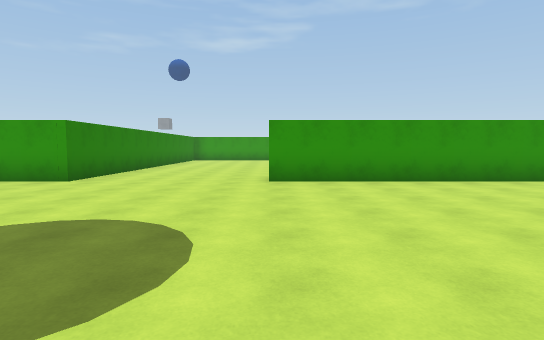
View 1 (above)

24 first-person views from a walk through a Unity game level. The camera is 1.5 m above the floor, tilts 4° down and sees 80° across. The floor is counted in squares, 2 m on a side. Each view is taken from the middle of a square. On the plan, view 1 faces up. The plan holds only what a view shows up to about 11 squares ahead; the rest is blank. The place goes on beyond the plan. The player is left out. Surface patterns are stand-ins for the level's own textures.

View 2
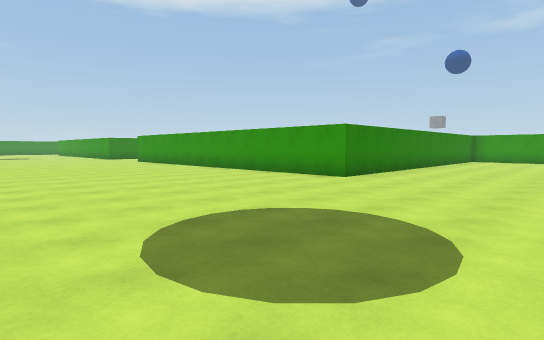

View 3
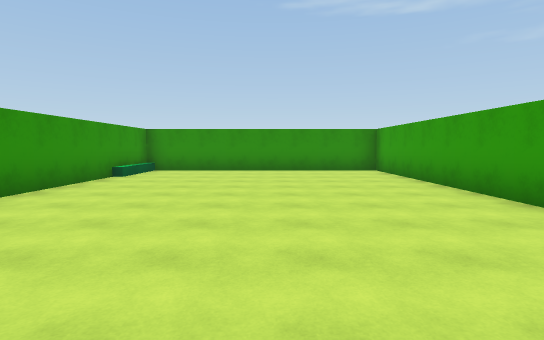

View 4
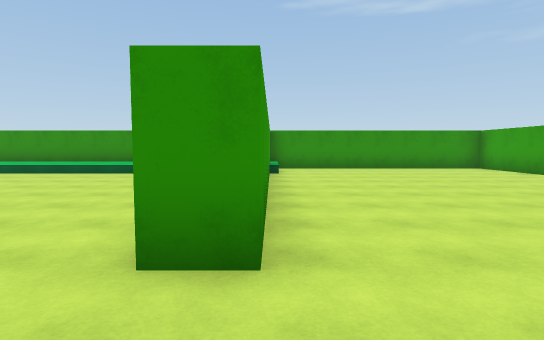

View 5
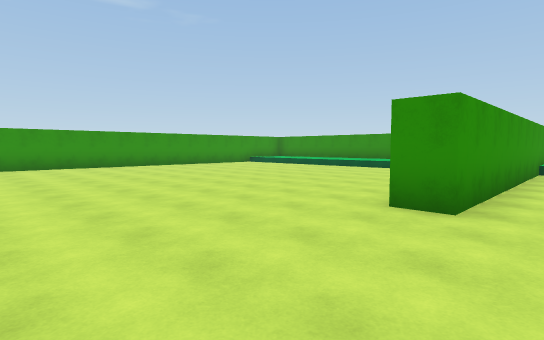

View 6
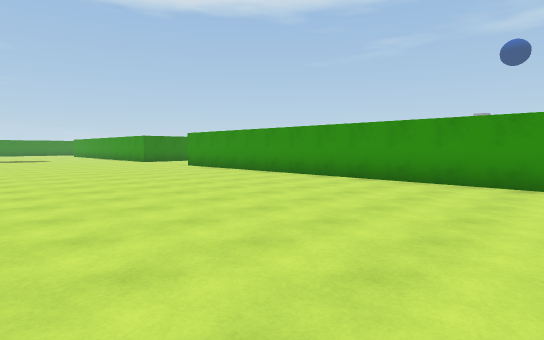

View 7
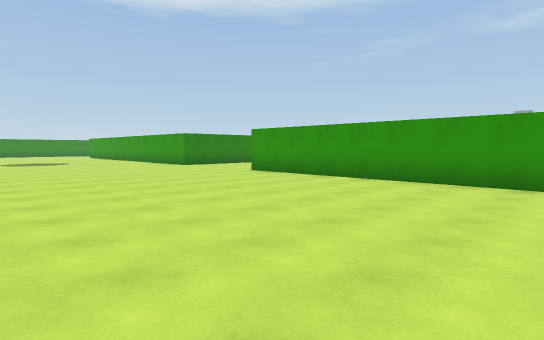

View 8
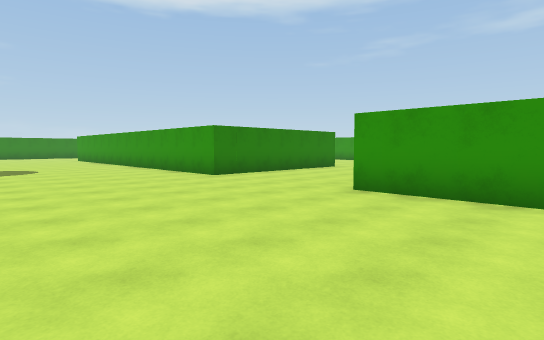

View 9
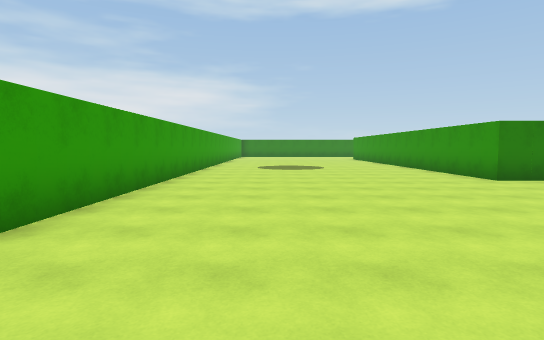

View 10
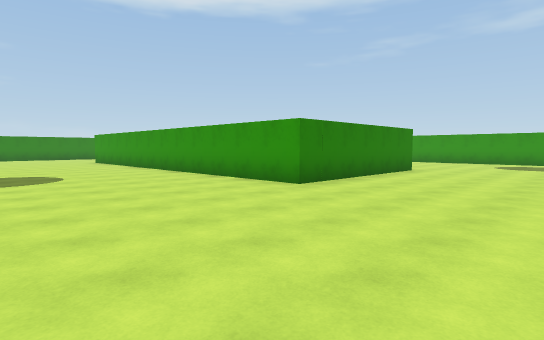

View 11
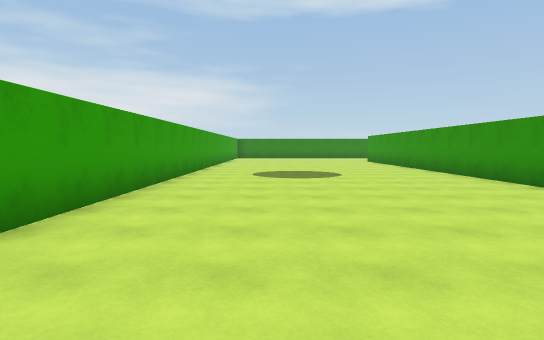

View 12
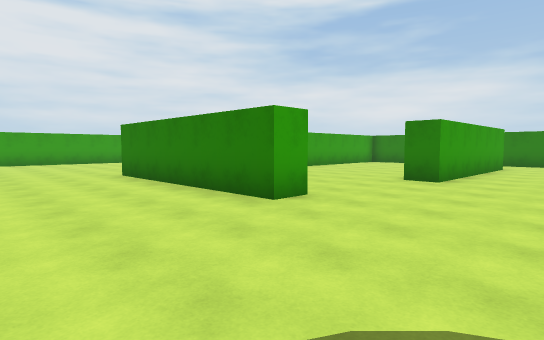

View 13
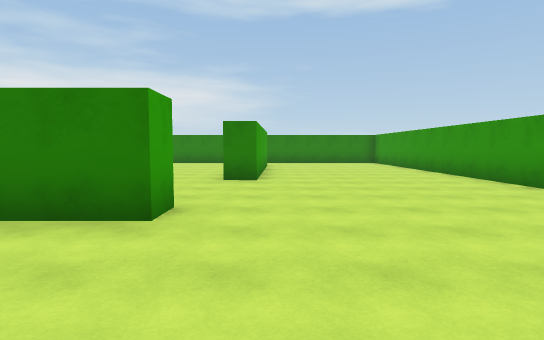

View 14
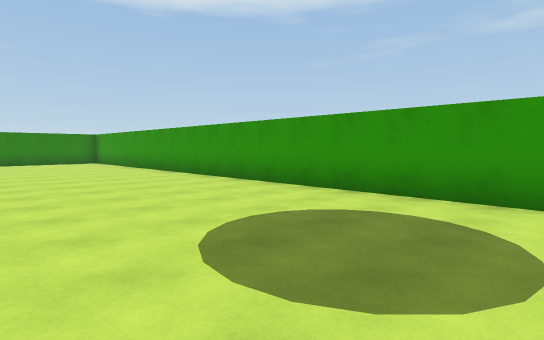

View 15
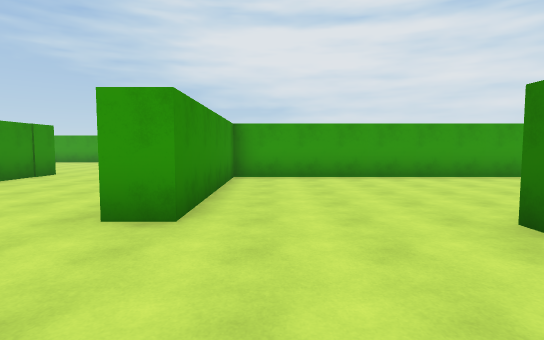

View 16
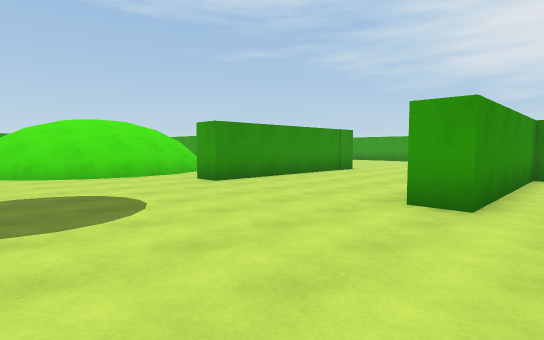

View 17
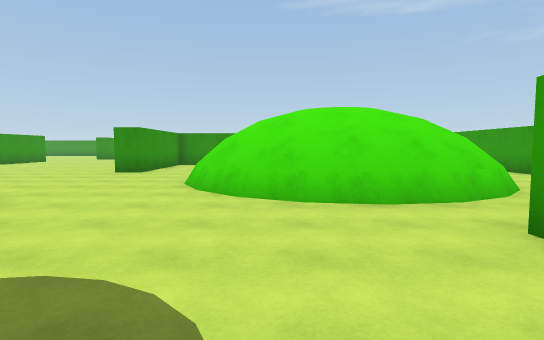

View 18
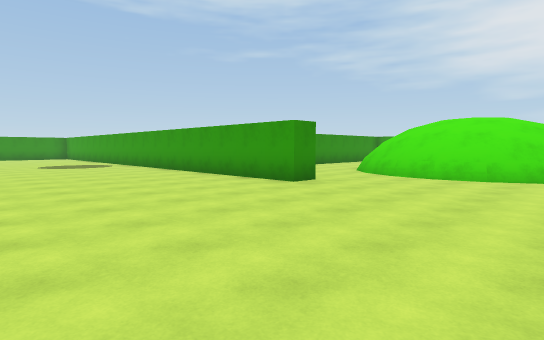

View 19
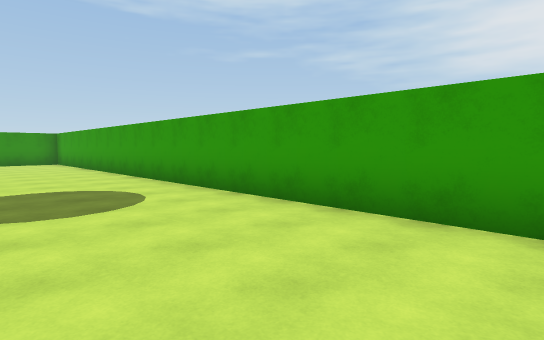

View 20
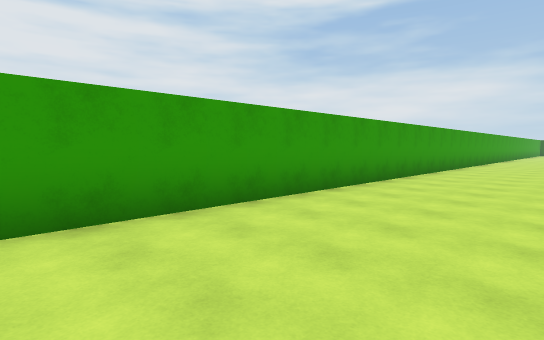

View 21
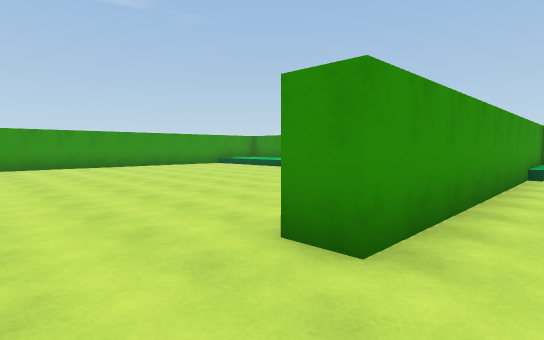

View 22
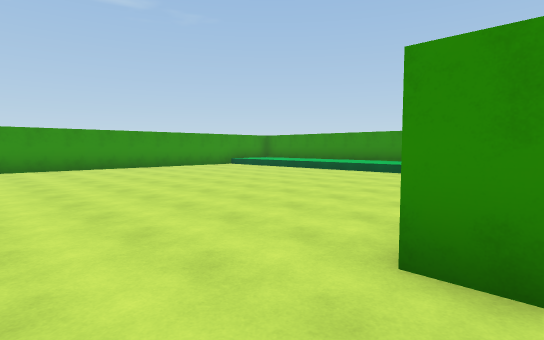

View 23
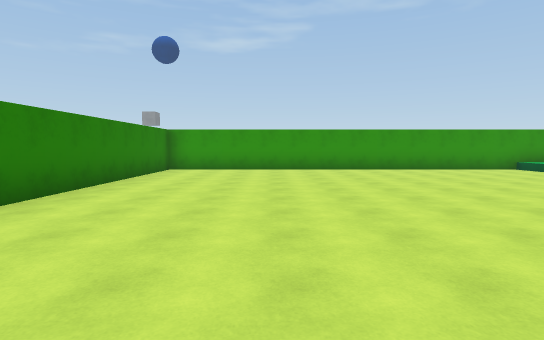

View 24
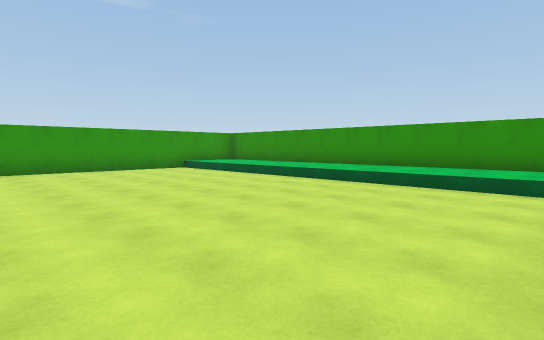

### Floor plan
Key: @ floor where view 1 was taken; # wall or solid block; . main floor; : floor 0.5 m higher than the main floor; / step, stairs or slope; ^ raised ledge.
Columns run from 27 left of view 1 to 10 right of it. Each row starts with its distance up from view 1.
 25              .......
 24              ..............
 23              ..............
 22              .............
 21              ............
 20              ...........
 19 ###########  .....##################
 18 ....................  #.........../
 17 ................^...  #.........../:
 16 ..............####^.  #.........../::
 15 .............^#   #   #.........../::#
 14 .............#        #.........../::#
 13 ##...........#        #.........../::#
 12 .....#....#..^#       #.........../::#
 11 .....#....#  .#       #.........../::#
 10 .....#....#   .^      #.........../::#
  9 .....#....#           #.........../::#
  8 .....#....#           #.........../  #
  7 ######....#############....###########
  6 .....................................#
  5 .....................................#
  4 .....................................#
  3 .....................................#
  2 .....................................#
  1 .....................................#
  0 ...........................@.........#
 -1 ######################################

Positions as (right, up) in squares from view 1, and headings:
1: (0, 0), facing up
2: (0, 0), facing up-left
3: (-1, 3), facing right
4: (-2, 7), facing right
5: (-4, 6), facing up-right
6: (-5, 0), facing up-left
7: (-9, 0), facing up-left
8: (-14, 2), facing up-left
9: (-14, 2), facing left
10: (-17, 2), facing up-left
11: (-17, 2), facing left
12: (-18, 16), facing down-left
13: (-18, 14), facing left
14: (-17, 14), facing up-left
15: (-23, 16), facing down
16: (-23, 17), facing down-right
17: (-19, 15), facing right
18: (-14, 25), facing down-right
19: (-7, 3), facing down-right
20: (-4, 3), facing down-left
21: (-2, 6), facing up-right
22: (-2, 7), facing up-right
23: (-1, 8), facing up
24: (1, 8), facing up-right
